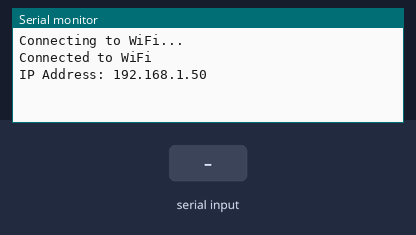
The sketch below on a simulated Arduino Uno R4 WiFi. On the bench: the last lines printed to the serial monitor. The inputs (shaded band) are chosen by the test bench. WiFi joins after 1.5 s; servers stay silent unless stated; uploads are accepted with an empty reply.

Above: at 3.7 s.
3.8 s: "GET \n" received over Serial
At 5.1 s:
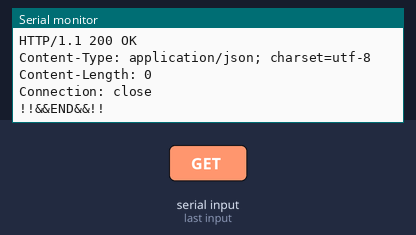
5.5 s: "1\n" received over Serial
At 6.1 s:
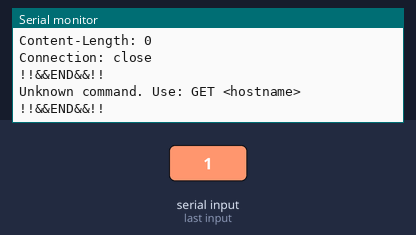

The sketch:

web.ino
```cpp
#include <WiFiS3.h>

char ssid[] = "Namma";       // Replace with your network SSID
char pass[] = "MisoNori2015";   // Replace with your Wi-Fi password

WiFiClient client;

void setup() {
  Serial.begin(115200);
  while (!Serial);

  Serial.println("Connecting to WiFi...");
  int status = WL_IDLE_STATUS;
  while (status != WL_CONNECTED) {
    status = WiFi.begin(ssid, pass);
    delay(1000);
  }

  Serial.println("Connected to WiFi");
  Serial.print("IP Address: ");
  Serial.println(WiFi.localIP());
}

void loop() {
  // Wait for command from PC
  if (Serial.available()) {
    String cmd = Serial.readStringUntil('\n');
    if (cmd.startsWith("GET ")) {
      String url = cmd.substring(4);
      const char* resp = makeGETRequest(url);
      Serial.println("!!&&START&&!!");
      Serial.println(resp);
    } else {
      Serial.println("Unknown command. Use: GET <hostname>");
    }
    Serial.println("!!&&END&&!!");
  }
}

const char* makeGETRequest(String host) {
  static char buffer[10000] = {0};
  const int port = 80;

  Serial.print("Connecting to ");
  Serial.println(host);
  int readingCount = 0;
  if (client.connect(host.c_str(), port)) {
    Serial.println("Connected. Sending request...");

    client.println("GET / HTTP/1.1");
    client.print("Host: ");
    client.println(host);
    client.println("Connection: close");
    client.println();

    while (client.connected() || client.available()) {
      if (client.available()) {
        char c = client.read();
        if(readingCount % 100 == 0){
          Serial.print(readingCount);
          Serial.println(" Reading...");
        }
        buffer[readingCount] = c;
        readingCount++;

      }
    }
    client.stop();
    Serial.println("\nConnection closed");
  } else {
    Serial.println("Connection failed");
  }
  buffer[readingCount] = '\0';
  return buffer;
}
```

Measured:
- after the input at 3.8 s, the serial monitor: prints a new line at once (image 1)
- after the input at 5.5 s, the serial monitor: prints a new line at once (image 2)
